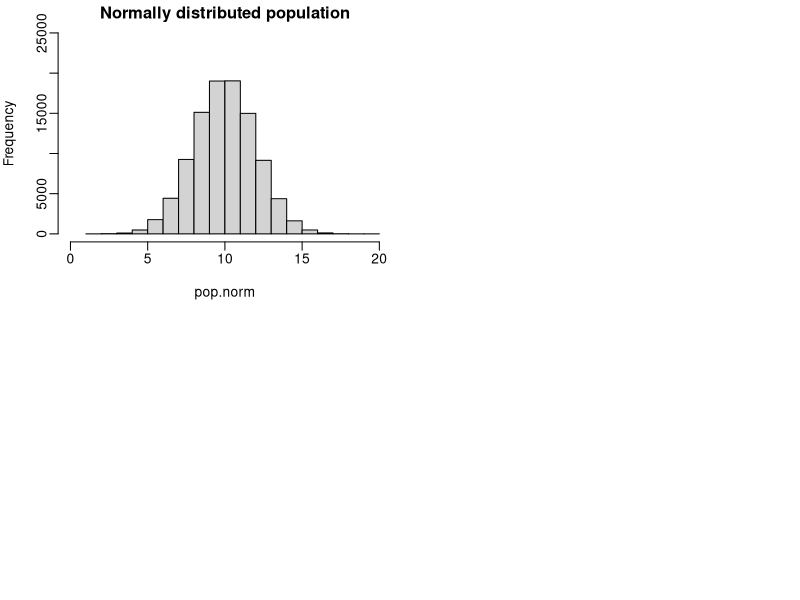
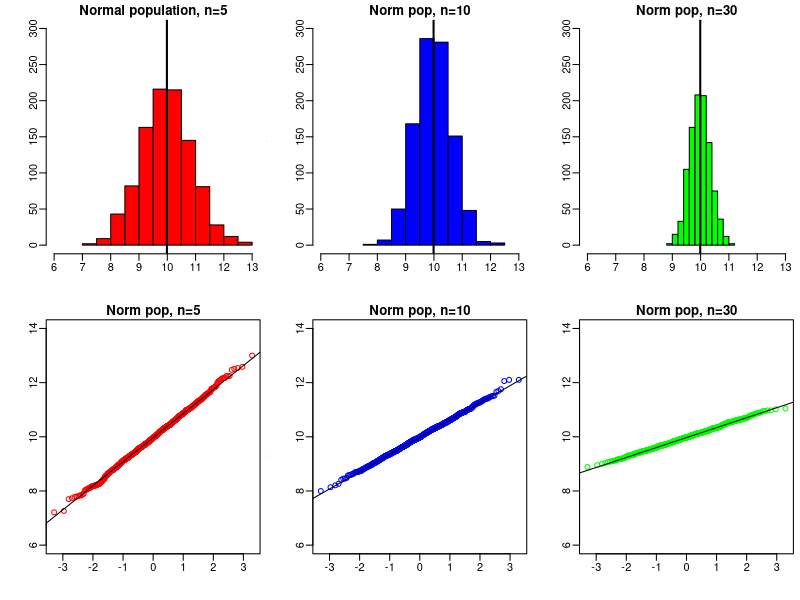
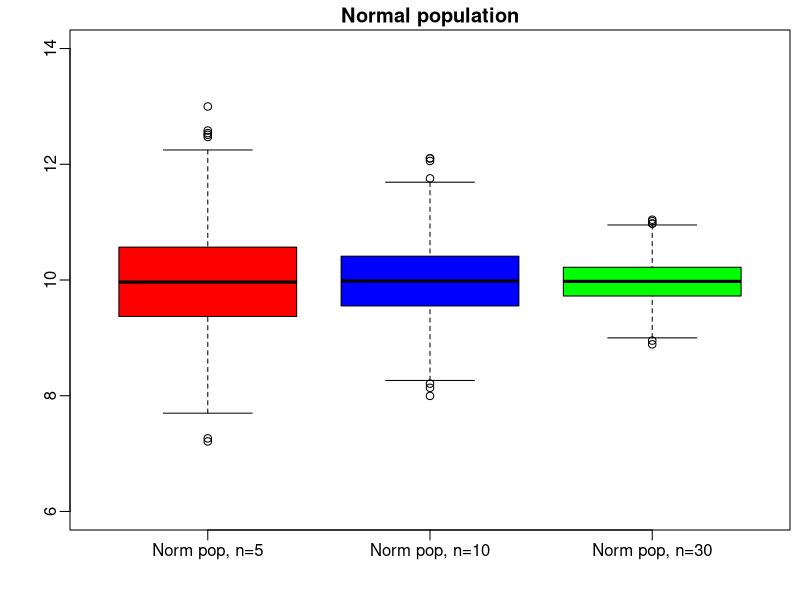
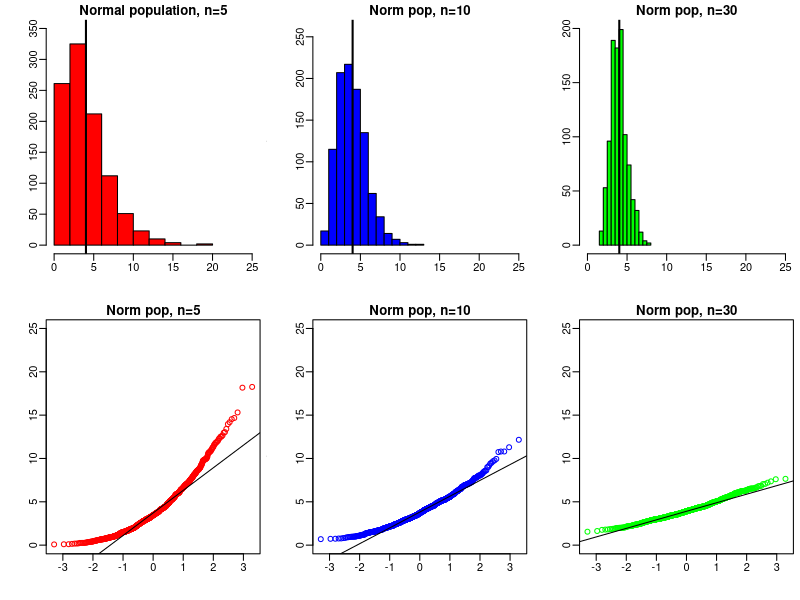
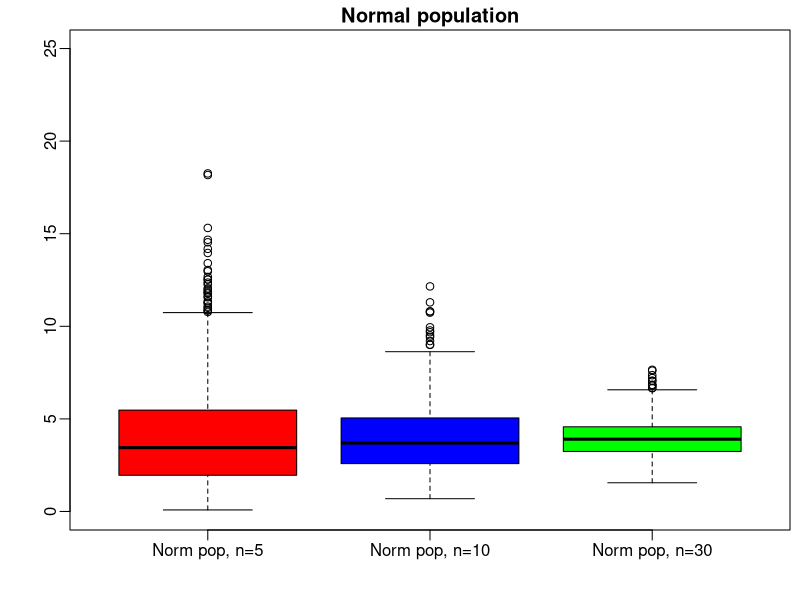

Recreate these plots in R, in order.
###################################################################################################
# Steve G. Mwangi
# TMATH 390, Fall 2019
# Lab 6 R script
# November 10, 2019
###################################################################################################
#OBJECTIVES:
#1.Using simulated data to explore sampling distributions.
#
# In this lab we will use R to simulate samples of different sizes from a normal distribution. 
# We will then explore the distribution of the sample mean and the sample variance. 
# 
# Sampling distributions. 
# We will set things up for the current environment. 
# We will be sampling from a normal distribution. 
# Let's create "populations" of each distribution from which we will sample. 
###################################################################################################
#C1.
#Submitted R Script.
#--------------------------------------------------------------------------------------------------
## First getting a clean slate on the environment by calling
# rm to remove objects. The list is the character vector naming
# objects to be removed.
help(rm)
rm(list=ls())
# Each population will have 100000 individuals (N) 
# Available to be sampled from 
N = 100000
# Setting the mean as 10, and sd as 2 for the population of N
pop.norm=rnorm(N,mean=10,sd=2)
# Let's record the population parameters 
# for this population 
pop.norm.mu=mean(pop.norm) 
pop.norm.med=median(pop.norm) 
pop.norm.var=var(pop.norm) 
pop.norm.sigma=sqrt(pop.norm.var)
#--------------------------------------------------------------------------------------------------
# C2 (2). Report the values for pop.norm.mu, pop.norm.med, pop.norm.var, and pop.norm.sigma  
pop.norm.mu
pop.norm.med
pop.norm.var
pop.norm.sigma
#--------------------------------------------------------------------------------------------------
#Now we will observe the distribution of individuals, to compare them to the distribution 
# of sample means and medians for these populations. 
# For your population of individuals draw a histogram of the distribution. 
# Make sure to customize the xlim for each population because we will use this to compare
# the distributions to the sampling distributions. 
# Here is how you set the x-axis limits:
par(mar=c(3.5,3.5,1.5,0.5),mgp=c(2.5,0.5,0),mfrow=c(2,2)) 
# xlim=c(lower,upper) is the flag used to customize the 
# x-axis limits. 
#Substitute ylim=c(lower,upper) for the y-axis 
hist(pop.norm,xlim=c(0,20),ylim = c(0, 25000),main="Normally distributed population") 
#--------------------------------------------------------------------------------------------------
# C3. (2) Provide the graph showing the distribution of your population.
#--------------------------------------------------------------------------------------------------
# For each population we will take 1000 independent samples, of different sizes (5,10,30). 
# To sample from each population, we will use the sample function. 
# For example, here is a single sample of size 5 from the normal population, 
# from which we calculate the summary statistics.
# 
# The sample function takes as arguments the object from which we're sampling 
sample1=sample(pop.norm,size=5) 
# Here is the values from sample sample1:
# From first iteration:
sample1
## [1]  9.259089  9.839238 11.986837 10.249768  7.251395 
mean(sample1) 
## [1] 9.717265 
median(sample1) 
## [1] 9.839238
var(sample1) 
## [1] 2.934958
sd(sample1) 
## [1] 1.713172
#
# We want to repeat this process 1000 times, storing the value for the sample mean (????),
# the sample median (???? ~), the sample variance (????2) and the sample standard deviation 
# (????), for each of the sample sizes.
# Here is an example for the normal distribution with sample size 5: 
# first we create an empty data frame to store all of our values 
help(rep)
samp.norm5=data.frame(mean=rep(NA,1000), median=rep(NA,1000),var=rep(NA,1000),sd=rep(NA,1000)) 
# Now we have a for loop that we use to repeat the sampling 1000 times. 
# We index our loop with "i" 
for(i in 1:1000) #index i starting at 1, until we hit 1000 
{   
        #draw the random sample   
        tmp.samp=sample(pop.norm,size=5)   
        # and enter the values for the summary statistics in the data frame   
        samp.norm5$mean[i]=mean(tmp.samp)   
        samp.norm5$median[i]=median(tmp.samp)   
        samp.norm5$var[i]=var(tmp.samp)   
        samp.norm5$sd[i]=sd(tmp.samp) 
}

# Execute this code, then modify it to produce samples of size 10, and then samples of size 30. 
# This requires changing the names of all of your objects so they have unique 
# names (e.g., samp.norm5 changes to samp.norm10, or samp.norm30). 
# And change the size argument in the sample function to the sample size of interest (10 or 30).
#
#Size 10
samp.norm10=data.frame(mean=rep(NA,1000), median=rep(NA,1000),var=rep(NA,1000),sd=rep(NA,1000)) 
for(i in 1:1000) 
{   
        tmp.samp=sample(pop.norm,size=10)   
        samp.norm10$mean[i]=mean(tmp.samp)   
        samp.norm10$median[i]=median(tmp.samp)   
        samp.norm10$var[i]=var(tmp.samp)   
        samp.norm10$sd[i]=sd(tmp.samp) 
}

#Size 30
samp.norm30=data.frame(mean=rep(NA,1000), median=rep(NA,1000),var=rep(NA,1000),sd=rep(NA,1000)) 
for(i in 1:1000) 
{   
        tmp.samp=sample(pop.norm,size=30)   
        samp.norm30$mean[i]=mean(tmp.samp)   
        samp.norm30$median[i]=median(tmp.samp)   
        samp.norm30$var[i]=var(tmp.samp)   
        samp.norm30$sd[i]=sd(tmp.samp) 
}
#--------------------------------------------------------------------------------------------------
# Now we want to look at the sampling distribution of our estimators. 
# We can use histograms, boxplots, and normal QQ plots to look at the distribution of the sample mean 
# and the distribution of the sample standard deviation with increasing sample size. 
# Here is an example to visualize the distribution of the estimators, as simulated above. 
# Note we have set the x-axis limits to the same as for the population graph above. 
# We can use the boxplot to directly compare the distributions. 
# Use this code to create your graph, and make sure that the graphing window is large enough so
# all of the graphs are readable! 
help(par)
help(qqnorm)
help(abline)
#--------------------------------------------------------------------------------------------------
#################################MEAN############################################
#--------------------------------------------------------------------------------------------------
# NOTE: mfcol tells R to fill in the panels column by column rather than by row 
### Size 5
par(mfcol=c(2,3),mar=c(3.5,3.5,1.5,0.5),mgp=c(3.5,0.5,0)) 
hist(samp.norm5$mean,xlab="Sample mean",main="Normal population, n=5", xlim=c(6,13),ylim = c(0, 300), col = "red") 
# draw a vertical line at the true value 
abline(v=pop.norm.mu,lwd=2) 
qqnorm(samp.norm5$mean,col = "red",ylim =c(6, 14), main="Norm pop, n=5") 
qqline(samp.norm5$mean)
#--------------------------------------------------------------------------------------------------
### Now for samples of size 10 
hist(samp.norm10$mean,xlab="Sample mean",main="Norm pop, n=10", xlim=c(6,13), ylim = c(0, 300), col = "blue") 
# draw a vertical line at the true value 
abline(v=pop.norm.mu,lwd=2) 
qqnorm(samp.norm10$mean,col = "blue", ylim =c(6, 14), main = "Norm pop, n=10") 
qqline(samp.norm10$mean) 
#--------------------------------------------------------------------------------------------------
### Now for samples of size 30 
hist(samp.norm30$mean,xlab="Sample mean",main="Norm pop, n=30", xlim=c(6,13), ylim = c(0, 300), col = "green") 
# draw a vertical line at the true value 
abline(v=pop.norm.mu,lwd=2) 
qqnorm(samp.norm30$mean,col = "green",ylim =c(6, 14), main = "Norm pop, n=30") 
qqline(samp.norm30$mean) 
#--------------------------------------------------------------------------------------------------
# Now a boxplot to compare all three distributions side by side 
par(mfcol=c(1,1),mar=c(3.5,3.5,1.5,0.5),mgp=c(3.5,0.5,0)) 
boxplot(samp.norm5$mean, 
        samp.norm10$mean,
        samp.norm30$mean, 
        ylab="Sample mean", 
        xlab="Sample size",
        col = c("red","blue", "green"),
        names=c("Norm pop, n=5","Norm pop, n=10","Norm pop, n=30"), 
        main="Normal population",ylim=c(6,14)) 
#--------------------------------------------------------------------------------------------------
#C4 (3) Provide the graph generated by the code above for the distribution of the sample mean. 
######## Completed.
#--------------------------------------------------------------------------------------------------
# C5 (3) Describe how the sampling distribution of the sample mean changes with increasing 
#  sample size, including the shape, variability, and center of the distribution. 
######## Completed. 
#--------------------------------------------------------------------------------------------------
# Now modify the graph code above to visualize the distribution of the sample variance 
# when sampling from a normal distribution. 
# NOTE: For the sample variance change the axis limits to be between 0,25, 
# and make sure instead of pop.norm.mu you're looking at the value of pop.norm.var. 
# We will use these plots to compare variability of the sampling distribution, 
# which requires all are created on the same scale. 
#--------------------------------------------------------------------------------------------------
#########################VARIANCE##########################################
#--------------------------------------------------------------------------------------------------
### Size 5
par(mfcol=c(2,3),mar=c(3.5,3.5,1.5,0.5),mgp=c(3.5,0.5,0)) 
hist(samp.norm5$var,xlab="Sample Variance",main="Normal population, n=5", xlim=c(0,25),ylim = c(0, 350), col = "red") 
# draw a vertical line at the true value 
abline(v=pop.norm.var,lwd=2)
qqnorm(samp.norm5$var,col = "red",ylim =c(0, 25), main="Norm pop, n=5") 
qqline(samp.norm5$var)
#--------------------------------------------------------------------------------------------------
### Now for samples of size 10 
hist(samp.norm10$var,xlab="Sample Variance",main="Norm pop, n=10", xlim=c(0,25), ylim = c(0, 260), col = "blue") 
# draw a vertical line at the true value 
abline(v=pop.norm.var,lwd=2)
qqnorm(samp.norm10$var,col = "blue", ylim =c(0, 25), main = "Norm pop, n=10") 
qqline(samp.norm10$var) 
#--------------------------------------------------------------------------------------------------
### Now for samples of size 30 
hist(samp.norm30$var,xlab="Sample Variance",main="Norm pop, n=30", xlim=c(0,25), ylim = c(0, 200), col = "green") 
# draw a vertical line at the true value 
abline(v=pop.norm.var,lwd=2) 
qqnorm(samp.norm30$var,col = "green",ylim =c(0, 25), main = "Norm pop, n=30") 
qqline(samp.norm30$var) 
#--------------------------------------------------------------------------------------------------
# Now a boxplot to compare all three distributions side by side 
par(mfcol=c(1,1),mar=c(3.5,3.5,1.5,0.5),mgp=c(3.5,0.5,0)) 
boxplot(samp.norm5$var, 
        samp.norm10$var,
        samp.norm30$var, 
        ylab="Sample Variance", 
        xlab="Sample size",
        col = c("red","blue", "green"),
        names=c("Norm pop, n=5","Norm pop, n=10","Norm pop, n=30"), 
        main="Normal population",ylim=c(0,25))
#--------------------------------------------------------------------------------------------------
# C6 (3) Provide the graph generated by the code above for the distribution of the 
# sample sample variance 
#--------------------------------------------------------------------------------------------------
# C7 (3) Describe how the sampling distribution of the sample sample variance changes
# with increasing sample size, including the shape, variability, and center of the distribution. 
###################################################################################################
#--------------------------------------------------------------------------------------------------
###################################################################################################
###################################################################################################
###################################################################################################
#---------------------------------------------END--------------------------------------------------

